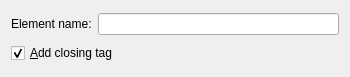
<ui version="4.0" >
 <author>(C) 2001, 2003 Andras Mantia &lt;amantia@kde.org></author>
 <comment>***************************************************************************
 *                                                                         *
 *   This program is free software; you can redistribute it and/or modify  *
 *   it under the terms of the GNU General Public License as published by  *
 *   the Free Software Foundation; version 2 of the License.               *
 *   (at your option) any later version.                                   *
 ***************************************************************************
</comment>
 <class>TagMisc</class>
 <widget class="QWidget" name="TagMisc" >
  <property name="geometry" >
   <rect>
    <x>0</x>
    <y>0</y>
    <width>350</width>
    <height>77</height>
   </rect>
  </property>
  <property name="minimumSize" >
   <size>
    <width>350</width>
    <height>60</height>
   </size>
  </property>
  <property name="windowTitle" >
   <string>Misc. Tag</string>
  </property>
  <layout class="QGridLayout" >
   <property name="margin" >
    <number>11</number>
   </property>
   <property name="spacing" >
    <number>6</number>
   </property>
   <item row="0" column="1" >
    <widget class="QLineEdit" name="elementName" />
   </item>
   <item row="0" column="0" >
    <widget class="QLabel" name="TextLabel1" >
     <property name="text" >
      <string>Element name:</string>
     </property>
    </widget>
   </item>
   <item row="1" column="0" colspan="2" >
    <widget class="QCheckBox" name="addClosingTagCheckBox" >
     <property name="text" >
      <string>&amp;Add closing tag</string>
     </property>
     <property name="checked" >
      <bool>true</bool>
     </property>
    </widget>
   </item>
  </layout>
 </widget>
 <tabstops>
  <tabstop>elementName</tabstop>
  <tabstop>addClosingTagCheckBox</tabstop>
 </tabstops>
 <resources/>
 <connections/>
</ui>
